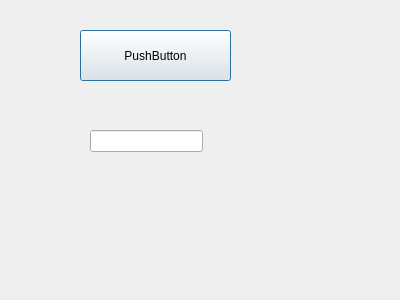
<?xml version="1.0" encoding="UTF-8"?>
<ui version="4.0">
 <class>Dialog</class>
 <widget class="QDialog" name="Dialog">
  <property name="geometry">
   <rect>
    <x>0</x>
    <y>0</y>
    <width>400</width>
    <height>300</height>
   </rect>
  </property>
  <property name="windowTitle">
   <string>Dialog</string>
  </property>
  <widget class="QPushButton" name="btnSet">
   <property name="geometry">
    <rect>
     <x>80</x>
     <y>30</y>
     <width>151</width>
     <height>51</height>
    </rect>
   </property>
   <property name="text">
    <string>PushButton</string>
   </property>
  </widget>
  <widget class="QLineEdit" name="textValue">
   <property name="geometry">
    <rect>
     <x>90</x>
     <y>130</y>
     <width>113</width>
     <height>22</height>
    </rect>
   </property>
  </widget>
 </widget>
 <resources/>
 <connections/>
</ui>
